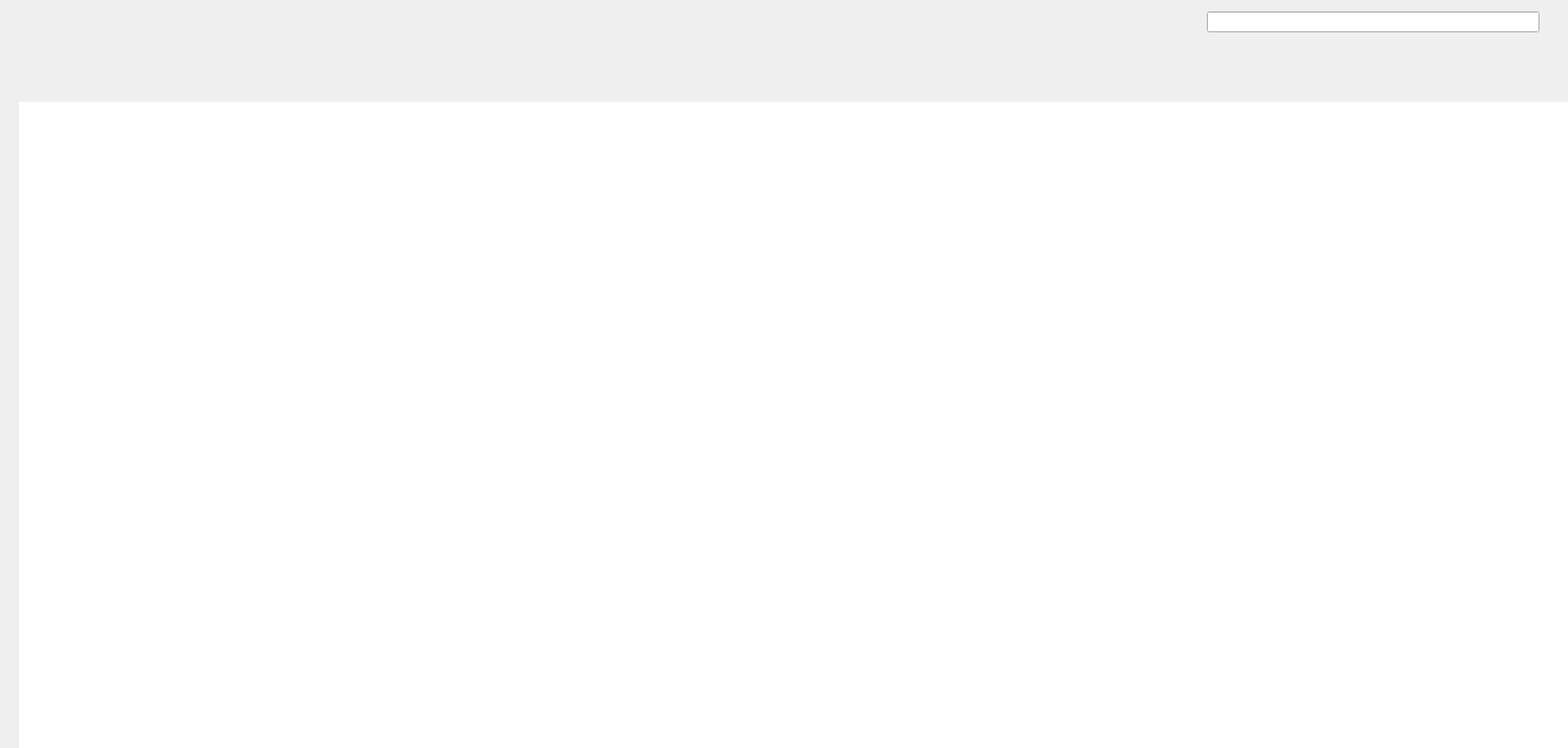
<?xml version="1.0" encoding="UTF-8"?>
<ui version="4.0">
 <class>HomePageWidget</class>
 <widget class="QWidget" name="HomePageWidget">
  <property name="geometry">
   <rect>
    <x>0</x>
    <y>0</y>
    <width>1650</width>
    <height>787</height>
   </rect>
  </property>
  <property name="windowTitle">
   <string>Form</string>
  </property>
  <layout class="QVBoxLayout" name="verticalLayout">
   <property name="spacing">
    <number>0</number>
   </property>
   <property name="leftMargin">
    <number>0</number>
   </property>
   <property name="topMargin">
    <number>0</number>
   </property>
   <property name="rightMargin">
    <number>0</number>
   </property>
   <property name="bottomMargin">
    <number>0</number>
   </property>
   <item>
    <widget class="QWidget" name="selectSearchBox" native="true">
     <property name="maximumSize">
      <size>
       <width>16777215</width>
       <height>107</height>
      </size>
     </property>
     <layout class="QHBoxLayout" name="horizontalLayout">
      <property name="spacing">
       <number>0</number>
      </property>
      <property name="leftMargin">
       <number>0</number>
      </property>
      <property name="topMargin">
       <number>0</number>
      </property>
      <property name="rightMargin">
       <number>30</number>
      </property>
      <property name="bottomMargin">
       <number>0</number>
      </property>
      <item>
       <widget class="QWidget" name="selectBox" native="true">
        <property name="styleSheet">
         <string notr="true">QPushButton { font-family: 微软雅⿊; /*设置字体家族*/
							 font-size: 16px; /*字体⼤⼩*/ 
						border : none; /*去除按钮边框*/
						 border-radius : 13px; /*设置圆⻆效果*/ }</string>
        </property>
        <layout class="QVBoxLayout" name="verticalLayout_2">
         <property name="spacing">
          <number>0</number>
         </property>
         <property name="leftMargin">
          <number>0</number>
         </property>
         <property name="topMargin">
          <number>0</number>
         </property>
         <property name="rightMargin">
          <number>0</number>
         </property>
         <property name="bottomMargin">
          <number>0</number>
         </property>
         <item>
          <widget class="QWidget" name="classifys" native="true">
           <property name="minimumSize">
            <size>
             <width>0</width>
             <height>0</height>
            </size>
           </property>
           <property name="maximumSize">
            <size>
             <width>16777215</width>
             <height>16777215</height>
            </size>
           </property>
           <property name="styleSheet">
            <string notr="true">QPushButton { font-weight : bold; /*字体加粗*/ }</string>
           </property>
           <layout class="QHBoxLayout" name="horizontalLayout_2">
            <property name="spacing">
             <number>0</number>
            </property>
            <property name="leftMargin">
             <number>0</number>
            </property>
            <property name="topMargin">
             <number>0</number>
            </property>
            <property name="rightMargin">
             <number>0</number>
            </property>
            <property name="bottomMargin">
             <number>0</number>
            </property>
            <item>
             <layout class="QHBoxLayout" name="classifyHLayout"/>
            </item>
            <item>
             <spacer name="horizontalSpacer">
              <property name="orientation">
               <enum>Qt::Orientation::Horizontal</enum>
              </property>
              <property name="sizeHint" stdset="0">
               <size>
                <width>1265</width>
                <height>20</height>
               </size>
              </property>
             </spacer>
            </item>
           </layout>
          </widget>
         </item>
         <item>
          <widget class="QWidget" name="labels" native="true">
           <property name="minimumSize">
            <size>
             <width>0</width>
             <height>0</height>
            </size>
           </property>
           <property name="maximumSize">
            <size>
             <width>16777215</width>
             <height>16777215</height>
            </size>
           </property>
           <property name="styleSheet">
            <string notr="true"/>
           </property>
           <layout class="QHBoxLayout" name="horizontalLayout_4">
            <property name="spacing">
             <number>0</number>
            </property>
            <property name="leftMargin">
             <number>0</number>
            </property>
            <property name="topMargin">
             <number>0</number>
            </property>
            <property name="rightMargin">
             <number>0</number>
            </property>
            <property name="bottomMargin">
             <number>0</number>
            </property>
            <item>
             <layout class="QHBoxLayout" name="labelHLayout"/>
            </item>
            <item>
             <spacer name="horizontalSpacer_2">
              <property name="orientation">
               <enum>Qt::Orientation::Horizontal</enum>
              </property>
              <property name="sizeHint" stdset="0">
               <size>
                <width>1265</width>
                <height>20</height>
               </size>
              </property>
             </spacer>
            </item>
           </layout>
          </widget>
         </item>
        </layout>
       </widget>
      </item>
      <item>
       <widget class="QWidget" name="searchBox" native="true">
        <property name="minimumSize">
         <size>
          <width>350</width>
          <height>0</height>
         </size>
        </property>
        <property name="maximumSize">
         <size>
          <width>350</width>
          <height>16777215</height>
         </size>
        </property>
        <layout class="QVBoxLayout" name="verticalLayout_3">
         <property name="spacing">
          <number>0</number>
         </property>
         <property name="leftMargin">
          <number>0</number>
         </property>
         <property name="topMargin">
          <number>12</number>
         </property>
         <property name="rightMargin">
          <number>0</number>
         </property>
         <property name="bottomMargin">
          <number>0</number>
         </property>
         <item>
          <widget class="SearchLineEdit" name="search"/>
         </item>
         <item>
          <spacer name="verticalSpacer">
           <property name="orientation">
            <enum>Qt::Orientation::Vertical</enum>
           </property>
           <property name="sizeHint" stdset="0">
            <size>
             <width>20</width>
             <height>67</height>
            </size>
           </property>
          </spacer>
         </item>
        </layout>
       </widget>
      </item>
     </layout>
    </widget>
   </item>
   <item>
    <widget class="QWidget" name="videoBox" native="true">
     <layout class="QVBoxLayout" name="verticalLayout_4">
      <property name="spacing">
       <number>0</number>
      </property>
      <property name="leftMargin">
       <number>20</number>
      </property>
      <property name="topMargin">
       <number>0</number>
      </property>
      <property name="rightMargin">
       <number>0</number>
      </property>
      <property name="bottomMargin">
       <number>0</number>
      </property>
      <item>
       <widget class="QScrollArea" name="videoScroll">
        <property name="maximumSize">
         <size>
          <width>16777215</width>
          <height>680</height>
         </size>
        </property>
        <property name="styleSheet">
         <string notr="true">#videoScroll{ border : none; }

QScrollBar:vertical{ /*垂直滚动条*/ 
border : none; 
background-color : #FFFFFF; 
width : 10px; }

QScrollBar::handle:vertical{ /*设置垂直滚动条⼿柄*/ 
border : none; 
border-radius : 5px;
background-color : #E8E8E8; 
min-height: 134px; }

QScrollBar::up-arrow:vertical, QScrollBar::down- arrow:vertical 
{ border:none; 
width: 0px; 
height: 0px; }</string>
        </property>
        <property name="horizontalScrollBarPolicy">
         <enum>Qt::ScrollBarPolicy::ScrollBarAlwaysOff</enum>
        </property>
        <property name="widgetResizable">
         <bool>true</bool>
        </property>
        <widget class="QWidget" name="scrollAreaWidgetContents">
         <property name="geometry">
          <rect>
           <x>0</x>
           <y>0</y>
           <width>1630</width>
           <height>680</height>
          </rect>
         </property>
         <property name="styleSheet">
          <string notr="true">#scrollAreaWidgetContents{ background-color:#FFFFFF; }</string>
         </property>
         <layout class="QVBoxLayout" name="verticalLayout_5">
          <property name="spacing">
           <number>20</number>
          </property>
          <property name="leftMargin">
           <number>0</number>
          </property>
          <property name="topMargin">
           <number>0</number>
          </property>
          <property name="rightMargin">
           <number>30</number>
          </property>
          <property name="bottomMargin">
           <number>0</number>
          </property>
          <item>
           <layout class="QGridLayout" name="videoGLayout"/>
          </item>
         </layout>
        </widget>
       </widget>
      </item>
     </layout>
    </widget>
   </item>
  </layout>
 </widget>
 <customwidgets>
  <customwidget>
   <class>SearchLineEdit</class>
   <extends>QLineEdit</extends>
   <header>searchlineedit.h</header>
  </customwidget>
 </customwidgets>
 <resources/>
 <connections/>
</ui>
